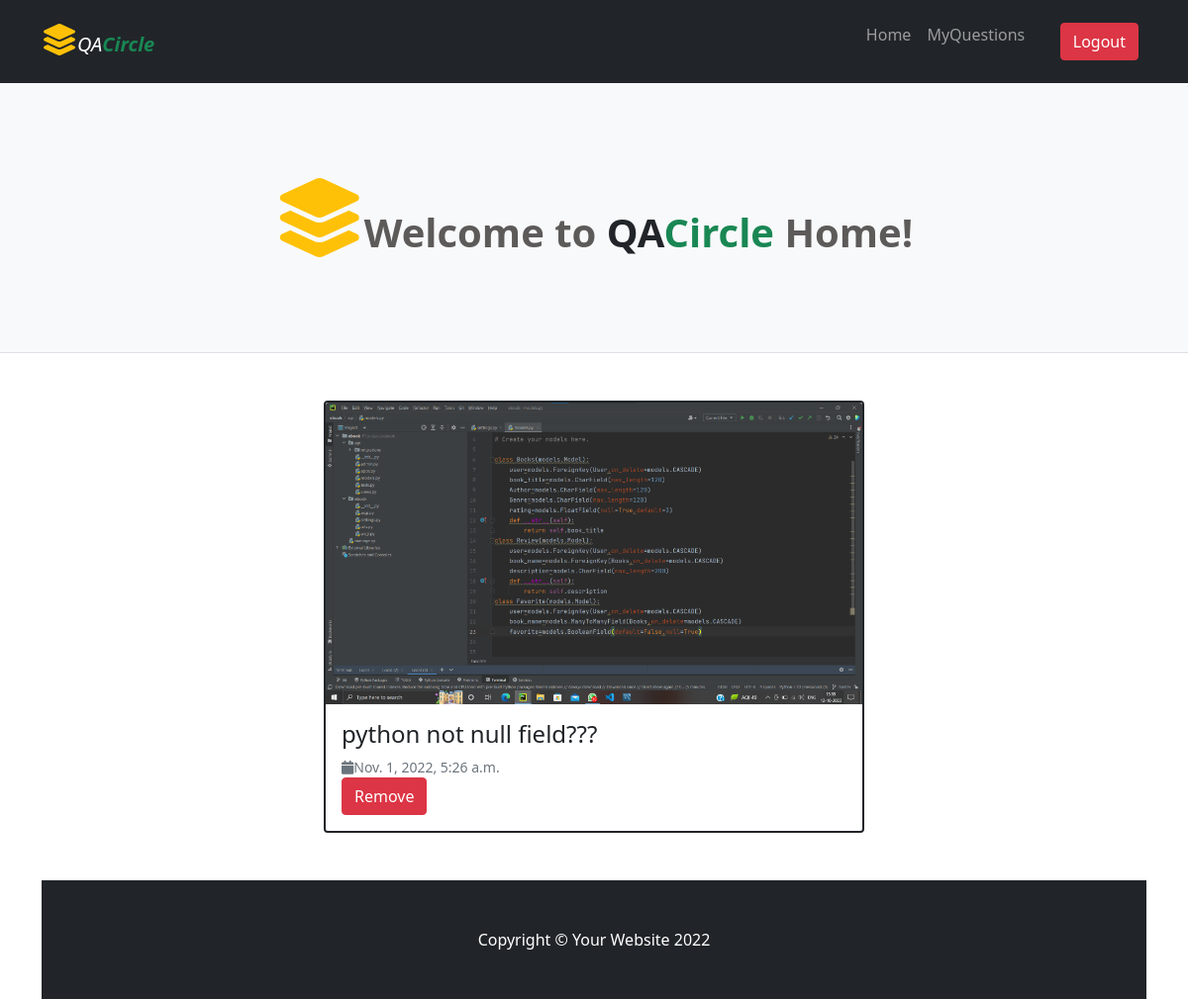
Page /myquestions (signed in) on the earlier database version.
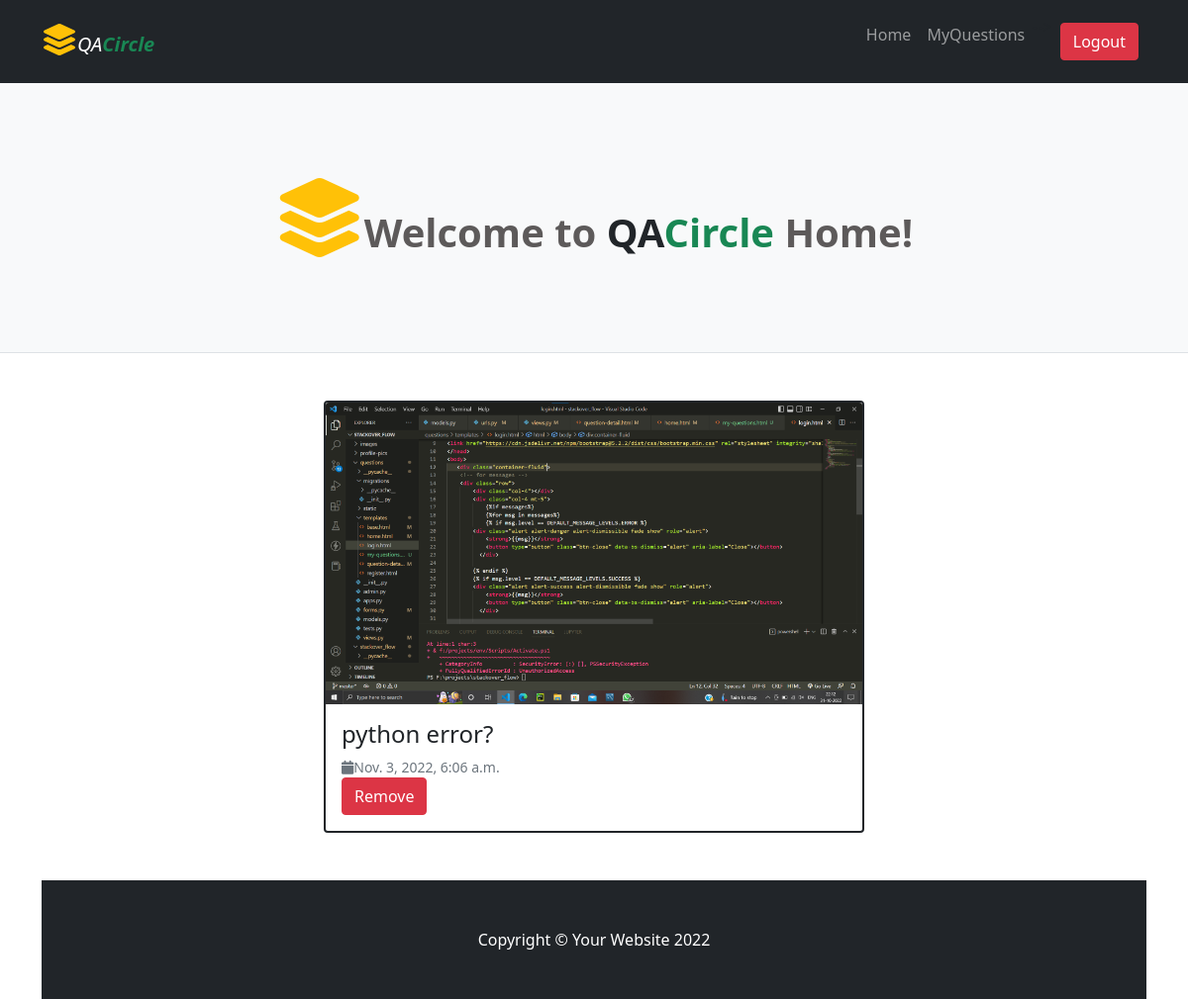
Same page on the later database version.
### questions/models.py (models this page shows, shortened)
class Questions(models.Model):
    user=models.ForeignKey(MyUser,on_delete=models.CASCADE)
    description=models.CharField(max_length=120)
    image=models.ImageField(upload_to="images",null=True,blank=True)
    asked_date=models.DateTimeField(auto_now_add=True)
    is_active=models.BooleanField(default=True)

### questions/views.py (the view)
# urls.py: path("myquestions",views.MyquestionsView.as_view(),name="my-questions"),
@method_decorator(decs,name="dispatch")
class MyquestionsView(View):
    def get(self,request,*args,**kwargs):
        my_questions=request.user.questions_set.all()
        return render(request,"my-questions.html",{"questions":my_questions})

### questions/views.py (called while the page is built)
def signin_required(fn):
    def wrapper(request,*args,**kwargs):
        if not request.user.is_authenticated:
            messages.error(request,"you must login")
            return redirect("login")
        else:
            return fn(request,*args,**kwargs)
    return wrapper

### questions/templates/my-questions.html
{%extends 'base.html'%}
{%block body_block%}
<div class="container">
    <div class="row mt-4">
        {%for q in questions%}
        <div class="col-lg-3">
        </div>
        <div class="col-lg-6">
            <div class="card mb-4 border border-dark border border-2">
                {%if q.image%}
                    <a href="#!"><img class="card-img-top" src="{{q.image.url}}" alt="..." /></a>
                {%endif%}
                <div class="card-body">
                    <h2 class="card-title h4">{{q.description}}</h2>
                    <div class="small text-muted"><i class="fa-sharp fa-solid fa-calendar"></i>{{q.asked_date}}</div>
                    <a class="btn btn-danger" href="{%url 'delete-myquestion' q.id%}">Remove</a>
                    </div>
                </div>
            </div>
  <div class="col-lg-3">
</div>
  {%endfor%}
</div>
{%endblock%}

Differences in the rows shown:
removed Questions: image (picture), description "python not null field???", asked_date "Nov. 1, 2022, 5:26 a.m."
added Questions: image (picture), description "python error?", asked_date "Nov. 3, 2022, 6:06 a.m."
